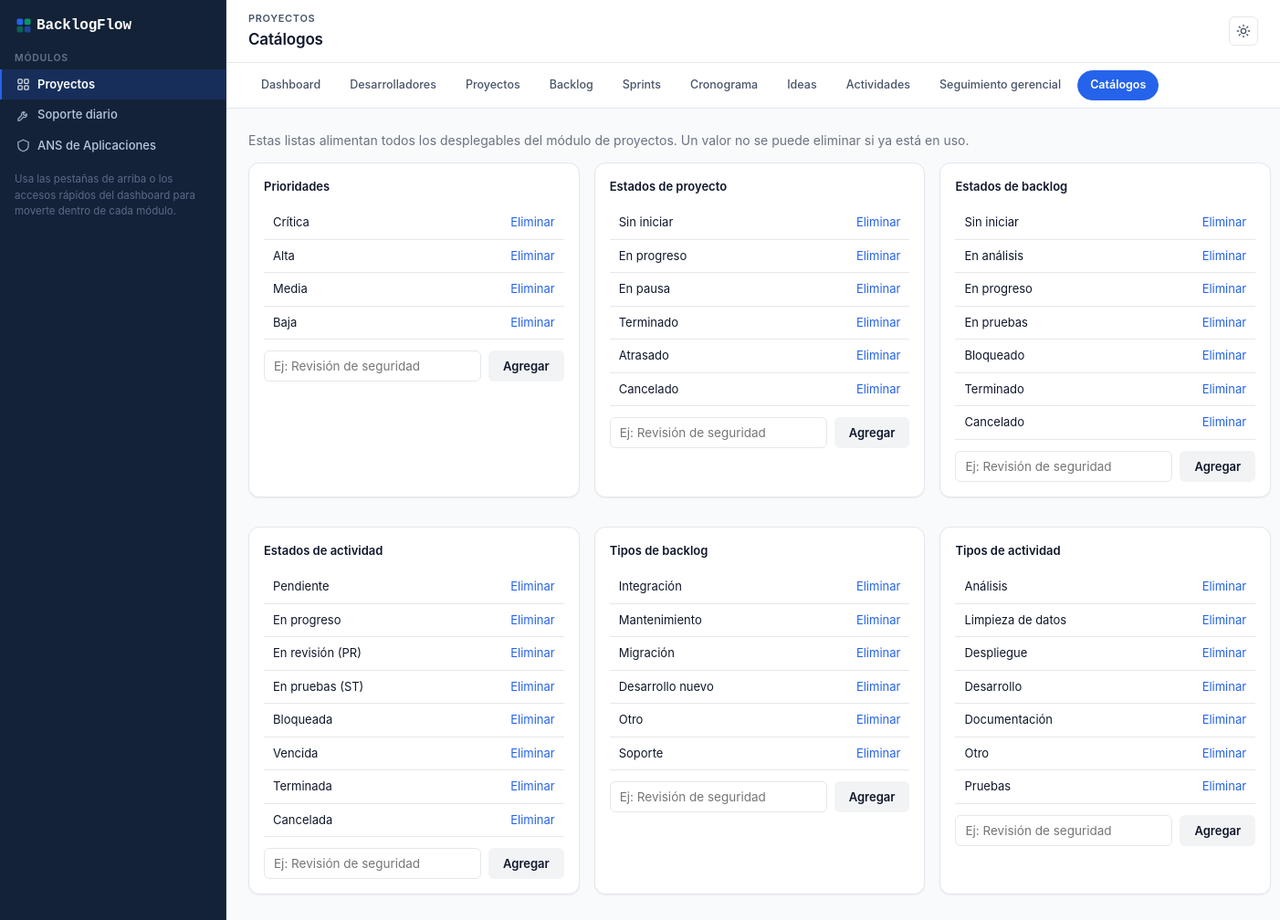
The page /index.php?r=projects/catalogs/index on the database its author committed.
### tables this page shows
CREATE TABLE cat_priorities (
    id TINYINT UNSIGNED PRIMARY KEY,
    code VARCHAR(20) NOT NULL UNIQUE,         
    sort_order TINYINT UNSIGNED NOT NULL
);

CREATE TABLE cat_project_statuses (
    id TINYINT UNSIGNED AUTO_INCREMENT PRIMARY KEY,
    code VARCHAR(30) NOT NULL UNIQUE,
    sort_order TINYINT UNSIGNED NOT NULL
);

CREATE TABLE cat_backlog_statuses (
    id TINYINT UNSIGNED AUTO_INCREMENT PRIMARY KEY,
    code VARCHAR(30) NOT NULL UNIQUE,
    sort_order TINYINT UNSIGNED NOT NULL
);

CREATE TABLE cat_activity_statuses (
    id TINYINT UNSIGNED AUTO_INCREMENT PRIMARY KEY,
    code VARCHAR(30) NOT NULL UNIQUE,
    sort_order TINYINT UNSIGNED NOT NULL
);

CREATE TABLE cat_backlog_types (
    id TINYINT UNSIGNED AUTO_INCREMENT PRIMARY KEY,
    code VARCHAR(30) NOT NULL UNIQUE
);

CREATE TABLE cat_activity_types (
    id TINYINT UNSIGNED AUTO_INCREMENT PRIMARY KEY,
    code VARCHAR(30) NOT NULL UNIQUE
);

### app/Core/View.php (called while the page is built, shortened)
<?php
class View
{
    public static function render(string $view, array $data = [], string $module = 'projects'): void
    {
        extract($data, EXTR_SKIP);
        $viewFile = VIEWS_PATH . '/' . $view . '.php';
        require $viewFile;
        $content = ob_get_clean();
        require VIEWS_PATH . '/layout/main.php';
    }
}

### app/Core/Controller.php (called while the page is built, shortened)
<?php
abstract class Controller
{
    protected function render(string $view, array $data = []): void
    {
        View::render($view, $data);
    }
}

### app/Controllers/Projects/CatalogsController.php (called while the page is built, shortened)
<?php
class CatalogsController extends Controller
{
    public function indexAction(): void
    {
        $catalogs = [];
        foreach (self::CATALOGS as $key => [$table, $labelGroup, $title]) {
            $catalogs[$key] = [
                'title' => $title,
                'label_group' => $labelGroup,
                'rows' => (new Catalog($table))->all(),
            ];
        }
        $this->render('projects/catalogs/index', [
            'pageTitle' => 'Catálogos',
            'activeModule' => 'projects-catalogs',
            'catalogs' => $catalogs,
        ]);
    }
}

### app/Core/Router.php (called while the page is built, shortened)
<?php
class Router
{
    public function dispatch(string $route, array $params = []): void
    {
        $segments = array_values(array_filter(explode('/', trim($route, '/'))));
        $action = $segments[2] ?? self::DEFAULT_ACTION;
        $id = $segments[3] ?? ($params['id'] ?? null);
        $controller = new $controllerClass();
        $actionMethod = $action . 'Action';
        $controller->$actionMethod($id, $params);
    }
}

### public/index.php (called while the page is built, shortened)
<?php
spl_autoload_register(function (string $class): void {
    $prefix = 'App\\';
    $relative = substr($class, strlen($prefix));
    $path = APP_PATH . '/' . str_replace('\\', '/', $relative) . '.php';
});
$route = $_GET['r'] ?? '';
(new Router())->dispatch($route, $_GET);

### app/Core/Database.php (called while the page is built, shortened)
<?php
class Database
{
    private static ?PDO $connection = null;
    public static function connection(): PDO
    {
        if (self::$connection === null) {
            $dsn = sprintf(
                'mysql:host=%s;port=%s;dbname=%s;charset=%s',
                DB_HOST,
                DB_PORT,
                DB_NAME,
                DB_CHARSET
            );
            try {
                self::$connection = new PDO($dsn, DB_USER, DB_PASS, [
                    PDO::ATTR_ERRMODE => PDO::ERRMODE_EXCEPTION,
                    PDO::ATTR_DEFAULT_FETCH_MODE => PDO::FETCH_ASSOC,
                    PDO::ATTR_EMULATE_PREPARES => false,
                ]);
            } catch (PDOException $e) {
                throw new PDOException('Database connection failed: ' . $e->getMessage(), (int) $e->getCode());
            }
        }
        return self::$connection;
    }
}

### app/Models/Catalog.php (called while the page is built, shortened)
<?php
class Catalog extends Model
{
    public function __construct(string $table)
    {
        $this->table = $table;
    }
    public function all(string $orderBy = 'id ASC'): array
    {
        $hasSortOrder = str_contains($this->table, 'statuses') || $this->table === 'cat_priorities' || $this->table === 'cat_criticality_levels';
        $order = $hasSortOrder ? 'sort_order ASC' : 'code ASC';
        return parent::all($order);
    }
}

### app/Core/Model.php (called while the page is built, shortened)
<?php
abstract class Model
{
    protected PDO $db;
    protected string $table;
    public function __construct()
    {
        $this->db = Database::connection();
    }
    public function all(string $orderBy = 'id ASC'): array
    {
        return $this->db->query("SELECT * FROM {$this->table} ORDER BY {$orderBy}")->fetchAll();
    }
}

### app/Helpers/Labels.php (called while the page is built, shortened)
<?php
class Labels
{
    public static function get(string $group, string|int|null $code): string
    {
        return self::MAP[$group][$code] ?? (string) $code;
    }
}

### app/Views/projects/catalogs/index.php (the view, shortened to what this page needs)
<p style="color:#6b7280;margin-top:0;">Estas listas alimentan todos los desplegables del módulo de proyectos. Un valor no se puede eliminar si ya está en uso.</p>
<div class="three-col">
    <?php foreach ($catalogs as $key => $catalog): ?>
        <div class="card">
            <p class="card-title"><?= htmlspecialchars($catalog['title']) ?></p>
            <div class="table-scroll"><table>
                <tbody>
                <?php foreach ($catalog['rows'] as $row): ?>
                    <tr>
                        <td><?= htmlspecialchars(Labels::get($catalog['label_group'], $row['code'])) ?></td>
                        <td style="text-align:right;">
                            <button type="button" class="link-button" data-confirm-delete="/index.php?r=projects/catalogs/delete&id=<?= $row['id'] ?>&catalog=<?= $key ?>" data-confirm-message="¿Eliminar este valor?">Eliminar</button>
                        </td>
                    </tr>
                <?php endforeach; ?>
                </tbody>
            </table></div>
            <form method="post" action="/index.php?r=projects/catalogs/create&catalog=<?= $key ?>" style="margin-top:12px;display:flex;gap:8px;">
                <input type="text" name="code" placeholder="Ej: Revisión de seguridad" required style="flex:1;">
                <button class="btn btn-secondary" type="submit">Agregar</button>
            </form>
        </div>
    <?php endforeach; ?>
</div>

### app/Views/layout/main.php (shortened to what this page needs)
<?php
$pageTitle = $pageTitle ?? 'BacklogFlow';
$activeModule = $activeModule ?? 'projects-dashboard';
$subnav = [
    'projects' => [
        ['key' => 'projects-dashboard', 'label' => 'Dashboard', 'href' => 'projects/dashboard/index'],
        ['key' => 'projects-developers', 'label' => 'Desarrolladores', 'href' => 'projects/developers/index'],
        ['key' => 'projects-projects', 'label' => 'Proyectos', 'href' => 'projects/projects/index'],
        ['key' => 'projects-backlog', 'label' => 'Backlog', 'href' => 'projects/backlog/index'],
        ['key' => 'projects-sprints', 'label' => 'Sprints', 'href' => 'projects/sprints/index'],
        ['key' => 'projects-cronograma', 'label' => 'Cronograma', 'href' => 'projects/cronograma/index'],
        ['key' => 'projects-ideas', 'label' => 'Ideas', 'href' => 'projects/ideas/index'],
        ['key' => 'projects-activities', 'label' => 'Actividades', 'href' => 'projects/activities/index'],
        ['key' => 'projects-management', 'label' => 'Seguimiento gerencial', 'href' => 'projects/management/index'],
        ['key' => 'projects-catalogs', 'label' => 'Catálogos', 'href' => 'projects/catalogs/index'],
    ],
    'support' => [
        ['key' => 'support-log', 'label' => 'Registro de soporte', 'href' => 'projects/support-log/index'],
    ],
    'sla' => [
        ['key' => 'sla-dashboard', 'label' => 'Dashboard', 'href' => 'sla/dashboard/index'],
        ['key' => 'sla-applications', 'label' => 'Aplicaciones', 'href' => 'sla/applications/index'],
        ['key' => 'sla-providers', 'label' => 'Proveedores', 'href' => 'sla/providers/index'],
        ['key' => 'sla-supporttypes', 'label' => 'Tipos y matriz de soporte', 'href' => 'sla/support-types/index'],
        ['key' => 'sla-contracts', 'label' => 'Contratos y vencimientos', 'href' => 'sla/contracts/index'],
        ['key' => 'sla-indicators', 'label' => 'Indicadores', 'href' => 'sla/indicators/index'],
    ],
];
$currentGroup = match (true) {
    str_starts_with($activeModule, 'sla') => 'sla',
    str_starts_with($activeModule, 'support') => 'support',
    default => 'projects',
};
$groupNames = ['projects' => 'Proyectos', 'support' => 'Soporte diario', 'sla' => 'ANS de Aplicaciones'];
if (!isset($breadcrumbs)) {
    $routeSegments = explode('/', trim((string) ($_GET['r'] ?? ''), '/'));
    $activeItem = current(array_filter($subnav[$currentGroup], fn (array $i) => $i['key'] === $activeModule)) ?: null;
    $breadcrumbs = ($routeSegments[2] ?? 'index') !== 'index' && $activeItem !== null
        ? [['label' => $activeItem['label'], 'route' => $activeItem['href']]]
        : [];
}
?>
<!doctype html>
<html lang="es">
<head>
    <link rel="stylesheet" href="/assets/css/app.css">
</head>
<body>
<div class="app-shell">
    <aside class="sidebar" id="bf-sidebar">
        <div class="sidebar-brand">
            BacklogFlow
        </div>
        <div class="sidebar-group">
            <div class="sidebar-group-title">Módulos</div>
            <a href="/index.php?r=projects/dashboard/index" class="<?= $currentGroup === 'projects' ? 'active' : '' ?>">
                Proyectos
            </a>
            <a href="/index.php?r=projects/support-log/index" class="<?= $currentGroup === 'support' ? 'active' : '' ?>">
                <svg width="15" height="15" viewBox="0 0 24 24" fill="none" stroke="currentColor" stroke-width="2" stroke-linecap="round" stroke-linejoin="round" aria-hidden="true"><path d="M14.7 6.3a4 4 0 0 0-5.4 5.4L3 18v3h3l6.3-6.3a4 4 0 0 0 5.4-5.4l-2.4 2.4-2.6-.6-.6-2.6Z"></path></svg>
                Soporte diario
            </a>
            <a href="/index.php?r=sla/dashboard/index" class="<?= $currentGroup === 'sla' ? 'active' : '' ?>">
                <svg width="15" height="15" viewBox="0 0 24 24" fill="none" stroke="currentColor" stroke-width="2" stroke-linecap="round" stroke-linejoin="round" aria-hidden="true"><path d="M12 2 3 6v6c0 5 3.8 8.7 9 10 5.2-1.3 9-5 9-10V6l-9-4Z"></path></svg>
                ANS de Aplicaciones
            </a>
        </div>
        <div class="sidebar-hint">
            Usa las pestañas de arriba o los accesos rápidos del dashboard para moverte dentro de cada módulo.
        </div>
    </aside>
    <main class="main-content">
        <header class="topbar">
            <div class="topbar-heading">
                <div>
                    <?php if ($breadcrumbs !== []): ?>
                        <nav class="breadcrumbs" aria-label="Ruta de navegación">
                            <?php foreach ($breadcrumbs as $crumb): ?>
                                <a href="<?= htmlspecialchars(\App\Core\Router::listUrl($crumb['route'])) ?>"><?= htmlspecialchars($crumb['label']) ?></a>
                                <span class="breadcrumbs-sep" aria-hidden="true">›</span>
                            <?php endforeach; ?>
                        </nav>
                    <?php else: ?>
                        <p class="topbar-eyebrow"><?= htmlspecialchars($groupNames[$currentGroup]) ?></p>
                    <?php endif; ?>
                    <h1><?= htmlspecialchars($pageTitle) ?></h1>
                </div>
            </div>
            <button type="button" class="theme-toggle" id="bf-theme-toggle" aria-label="Cambiar tema claro/oscuro" title="Cambiar tema claro/oscuro">
            </button>
        </header>
        <nav class="subnav" aria-label="Secciones del módulo">
            <?php foreach ($subnav[$currentGroup] as $item): ?>
                <a href="/index.php?r=<?= $item['href'] ?>" class="subnav-pill <?= $activeModule === $item['key'] ? 'active' : '' ?>" <?= $activeModule === $item['key'] ? 'data-active-pill' : '' ?>><?= htmlspecialchars($item['label']) ?></a>
            <?php endforeach; ?>
        </nav>
        <div class="page-body">
            <?= $content ?>
        </div>
    </main>
</div>
</body>
</html>

### rows shown on the page
cat_priorities: code "Crítica"
cat_priorities: code "Alta"
cat_priorities: code "Media"
cat_priorities: code "Baja"
cat_project_statuses: code "Sin iniciar"
cat_project_statuses: code "En progreso"
cat_project_statuses: code "En pausa"
cat_project_statuses: code "Terminado"
cat_project_statuses: code "Atrasado"
cat_project_statuses: code "Cancelado"
cat_backlog_statuses: code "Sin iniciar", code "Pendiente"
cat_backlog_statuses: code "En análisis"
cat_backlog_statuses: code "En progreso"
cat_backlog_statuses: code "En pruebas", code "En pruebas (ST)"
cat_backlog_statuses: code "Bloqueado", code "Bloqueada"
cat_backlog_statuses: code "Terminado"
cat_backlog_statuses: code "Cancelado"
cat_activity_statuses: code "En revisión (PR)"
cat_activity_statuses: code "Vencida"
cat_activity_statuses: code "Terminada"
cat_activity_statuses: code "Cancelada"
cat_backlog_types: code "Integración"
cat_backlog_types: code "Mantenimiento"
cat_backlog_types: code "Migración"
cat_backlog_types: code "Desarrollo nuevo"
cat_backlog_types: code "Otro"
cat_backlog_types: code "Soporte"
cat_activity_types: code "Análisis"
cat_activity_types: code "Limpieza de datos"
cat_activity_types: code "Despliegue"
cat_activity_types: code "Desarrollo"
cat_activity_types: code "Documentación"
cat_activity_types: code "Otro"
cat_activity_types: code "Pruebas"

### other values the page prints
$groupNames[$currentGroup] "PROYECTOS"
$pageTitle "Catálogos"
$item['label'] "Dashboard"
$item['label'] "Desarrolladores"
$item['label'] "Proyectos"
$item['label'] "Backlog"
$item['label'] "Sprints"
$item['label'] "Cronograma"
$item['label'] "Ideas"
$item['label'] "Actividades"
$item['label'] "Seguimiento gerencial"
$item['label'] "Catálogos"
$catalog['title'] "Prioridades"
$catalog['title'] "Estados de proyecto"
$catalog['title'] "Estados de backlog"
